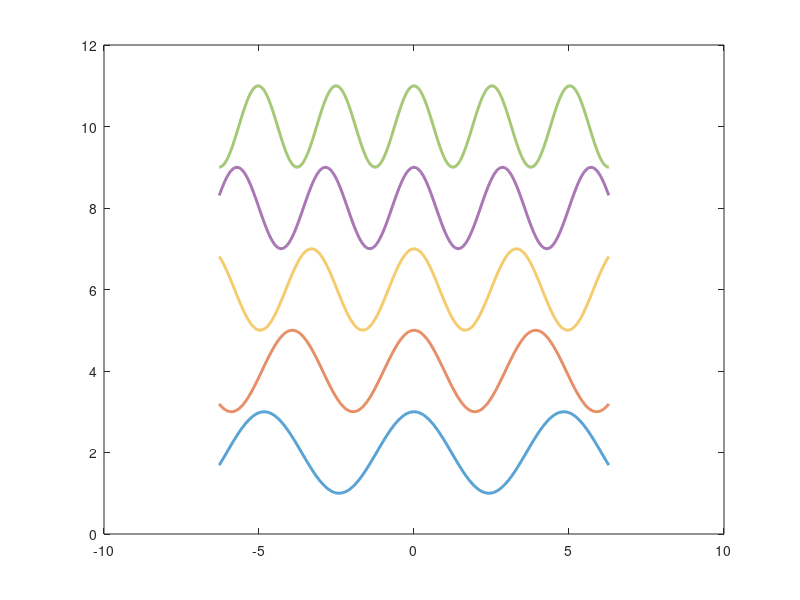

The MATLAB script that drew this image:
t = -2*pi:0.01/(2*pi):2*pi;
E_0 = 1;
%w_1 = 0.3;
%w_2 = 0.6;
%f_1 = E_0*cos(w_1*t);
%f_2 = 2+E_0*cos(w_2*t);

for i = 1:5
    w = 1+i*0.3;
    f(i,:) = i*2+E_0*cos(w*t);
    figure(1);
    plot(t,f,'LineWidth',2)
    
end
